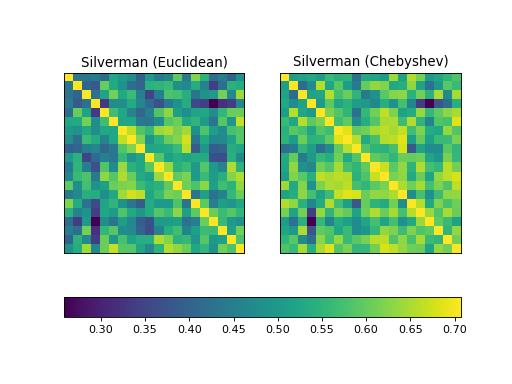

Reproduce this figure in Python.
import kerch
import torch
from matplotlib import pyplot as plt

num_input, dim_input = 20, 5
sample = torch.randn(num_input, dim_input)

k1 = kerch.kernel.Silverman(sample=sample, sigma=3)
k2 = kerch.kernel.Silverman(sample=sample, distance='chebyshev', sigma=3)

fig, axs = plt.subplots(1,2)
axs[0].imshow(k1.K)
axs[0].set_title("Silverman (Euclidean)")
im = axs[1].imshow(k2.K)
axs[1].set_title("Silverman (Chebyshev)")
fig.colorbar(im, ax=axs.ravel().tolist(), orientation='horizontal')

for ax in axs.flat:
    ax.set_xticks([])
    ax.set_yticks([])
